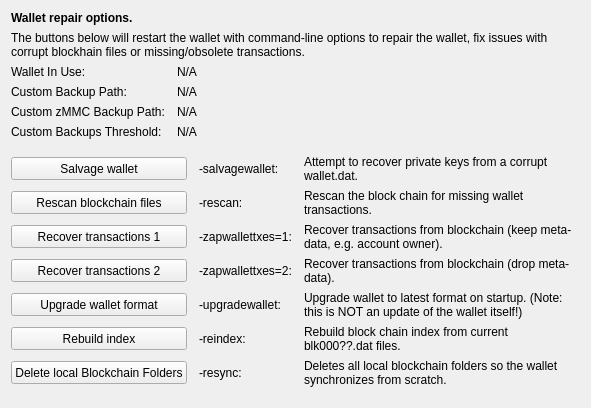
     <widget class="QWidget" name="tab_repair">
      <attribute name="title">
       <string>&amp;Wallet Repair</string>
      </attribute>
      <layout class="QGridLayout" name="gridLayout_4" columnstretch="0,0,0,0">
       <property name="horizontalSpacing">
        <number>12</number>
       </property>
       <item row="0" column="0" colspan="4">
        <widget class="QLabel" name="label_repair_header">
         <property name="font">
          <font>
           <weight>75</weight>
           <bold>true</bold>
          </font>
         </property>
         <property name="text">
          <string>Wallet repair options.</string>
         </property>
        </widget>
       </item>
       <item row="1" column="0" colspan="4">
        <widget class="QLabel" name="label_repair_helptext">
         <property name="font">
          <font>
           <weight>50</weight>
           <bold>false</bold>
          </font>
         </property>
         <property name="text">
          <string>The buttons below will restart the wallet with command-line options to repair the wallet, fix issues with corrupt blockhain files or missing/obsolete transactions.</string>
         </property>
         <property name="wordWrap">
          <bool>true</bool>
         </property>
        </widget>
       </item>
       <item row="2" column="0">
        <widget class="QLabel" name="wallet_path_label">
         <property name="text">
          <string>Wallet In Use:</string>
         </property>
        </widget>
       </item>
       <item row="2" column="1" colspan="3">
        <widget class="QLabel" name="wallet_path">
         <property name="cursor">
          <cursorShape>IBeamCursor</cursorShape>
         </property>
         <property name="text">
          <string>N/A</string>
         </property>
         <property name="textFormat">
          <enum>Qt::PlainText</enum>
         </property>
         <property name="textInteractionFlags">
          <set>Qt::LinksAccessibleByMouse|Qt::TextSelectableByKeyboard|Qt::TextSelectableByMouse</set>
         </property>
        </widget>
       </item>
       <item row="3" column="0">
        <widget class="QLabel" name="wallet_custombackuppath_label">
         <property name="visible">
          <bool>false</bool>
         </property>
         <property name="text">
          <string>Custom Backup Path:</string>
         </property>
        </widget>
       </item>
       <item row="3" column="1" colspan="3">
        <widget class="QLabel" name="wallet_custombackuppath">
         <property name="cursor">
          <cursorShape>IBeamCursor</cursorShape>
         </property>
         <property name="visible">
          <bool>false</bool>
         </property>
         <property name="text">
          <string>N/A</string>
         </property>
         <property name="textFormat">
          <enum>Qt::PlainText</enum>
         </property>
         <property name="textInteractionFlags">
          <set>Qt::LinksAccessibleByMouse|Qt::TextSelectableByKeyboard|Qt::TextSelectableByMouse</set>
         </property>
        </widget>
       </item>
       <item row="4" column="0">
        <widget class="QLabel" name="wallet_customzpivbackuppath_label">
         <property name="visible">
          <bool>false</bool>
         </property>
         <property name="text">
          <string>Custom zMMC Backup Path:</string>
         </property>
        </widget>
       </item>
       <item row="4" column="1" colspan="3">
        <widget class="QLabel" name="wallet_customzpivbackuppath">
         <property name="cursor">
          <cursorShape>IBeamCursor</cursorShape>
         </property>
         <property name="visible">
          <bool>false</bool>
         </property>
         <property name="text">
          <string>N/A</string>
         </property>
         <property name="textFormat">
          <enum>Qt::PlainText</enum>
         </property>
         <property name="textInteractionFlags">
          <set>Qt::LinksAccessibleByMouse|Qt::TextSelectableByKeyboard|Qt::TextSelectableByMouse</set>
         </property>
        </widget>
       </item>
       <item row="5" column="0">
        <widget class="QLabel" name="wallet_custombackupthreshold_label">
         <property name="visible">
          <bool>false</bool>
         </property>
         <property name="text">
          <string>Custom Backups Threshold:</string>
         </property>
        </widget>
       </item>
       <item row="5" column="1" colspan="3">
        <widget class="QLabel" name="wallet_custombackupthreshold">
         <property name="cursor">
          <cursorShape>IBeamCursor</cursorShape>
         </property>
         <property name="visible">
          <bool>false</bool>
         </property>
         <property name="text">
          <string>N/A</string>
         </property>
         <property name="textFormat">
          <enum>Qt::PlainText</enum>
         </property>
         <property name="textInteractionFlags">
          <set>Qt::LinksAccessibleByMouse|Qt::TextSelectableByKeyboard|Qt::TextSelectableByMouse</set>
         </property>
        </widget>
       </item>
       <item row="6" column="0">
        <spacer name="verticalSpacer_repair1">
         <property name="orientation">
          <enum>Qt::Vertical</enum>
         </property>
         <property name="sizeHint" stdset="0">
          <size>
           <width>10</width>
           <height>10</height>
          </size>
         </property>
        </spacer>
       </item>
       <item row="7" column="0" colspan="2">
        <widget class="QPushButton" name="btn_salvagewallet">
         <property name="minimumSize">
          <size>
           <width>100</width>
           <height>23</height>
          </size>
         </property>
         <property name="text">
          <string>Salvage wallet</string>
         </property>
        </widget>
       </item>
       <item row="7" column="2">
        <widget class="QLabel" name="label_repair_salvage_command">
         <property name="text">
          <string notr="true">-salvagewallet:</string>
         </property>
        </widget>
       </item>
       <item row="7" column="3">
        <widget class="QLabel" name="label_repair_salvage">
         <property name="text">
          <string>Attempt to recover private keys from a corrupt wallet.dat.</string>
         </property>
         <property name="wordWrap">
          <bool>true</bool>
         </property>
        </widget>
       </item>
       <item row="8" column="0" colspan="2">
        <widget class="QPushButton" name="btn_rescan">
         <property name="minimumSize">
          <size>
           <width>100</width>
           <height>23</height>
          </size>
         </property>
         <property name="text">
          <string>Rescan blockchain files</string>
         </property>
        </widget>
       </item>
       <item row="8" column="2">
        <widget class="QLabel" name="label_repair_rescan_command">
         <property name="text">
          <string notr="true">-rescan:</string>
         </property>
        </widget>
       </item>
       <item row="8" column="3">
        <widget class="QLabel" name="label_repair_rescan">
         <property name="text">
          <string>Rescan the block chain for missing wallet transactions.</string>
         </property>
         <property name="wordWrap">
          <bool>true</bool>
         </property>
        </widget>
       </item>
       <item row="9" column="0" colspan="2">
        <widget class="QPushButton" name="btn_zapwallettxes1">
         <property name="minimumSize">
          <size>
           <width>100</width>
           <height>23</height>
          </size>
         </property>
         <property name="text">
          <string>Recover transactions 1</string>
         </property>
        </widget>
       </item>
       <item row="9" column="2">
        <widget class="QLabel" name="label_repair_zap1_command">
         <property name="text">
          <string notr="true">-zapwallettxes=1:</string>
         </property>
        </widget>
       </item>
       <item row="9" column="3">
        <widget class="QLabel" name="label_repair_zap1">
         <property name="text">
          <string>Recover transactions from blockchain (keep meta-data, e.g. account owner).</string>
         </property>
         <property name="wordWrap">
          <bool>true</bool>
         </property>
        </widget>
       </item>
       <item row="10" column="0" colspan="2">
        <widget class="QPushButton" name="btn_zapwallettxes2">
         <property name="minimumSize">
          <size>
           <width>100</width>
           <height>23</height>
          </size>
         </property>
         <property name="text">
          <string>Recover transactions 2</string>
         </property>
        </widget>
       </item>
       <item row="10" column="2">
        <widget class="QLabel" name="label_repair_zap2_command">
         <property name="text">
          <string notr="true">-zapwallettxes=2:</string>
         </property>
        </widget>
       </item>
       <item row="10" column="3">
        <widget class="QLabel" name="label_repair_zap2">
         <property name="text">
          <string>Recover transactions from blockchain (drop meta-data).</string>
         </property>
         <property name="wordWrap">
          <bool>true</bool>
         </property>
        </widget>
       </item>
       <item row="11" column="0" colspan="2">
        <widget class="QPushButton" name="btn_upgradewallet">
         <property name="minimumSize">
          <size>
           <width>100</width>
           <height>23</height>
          </size>
         </property>
         <property name="text">
          <string>Upgrade wallet format</string>
         </property>
        </widget>
       </item>
       <item row="11" column="2">
        <widget class="QLabel" name="label_repair_upgrade_command">
         <property name="text">
          <string notr="true">-upgradewallet:</string>
         </property>
        </widget>
       </item>
       <item row="11" column="3">
        <widget class="QLabel" name="label_repair_upgrade">
         <property name="text">
          <string>Upgrade wallet to latest format on startup. (Note: this is NOT an update of the wallet itself!)</string>
         </property>
         <property name="wordWrap">
          <bool>true</bool>
         </property>
        </widget>
       </item>
       <item row="12" column="0" colspan="2">
        <widget class="QPushButton" name="btn_reindex">
         <property name="minimumSize">
          <size>
           <width>100</width>
           <height>23</height>
          </size>
         </property>
         <property name="text">
          <string>Rebuild index</string>
         </property>
        </widget>
       </item>
       <item row="12" column="2">
        <widget class="QLabel" name="label_repair_reindex_command">
         <property name="text">
          <string notr="true">-reindex:</string>
         </property>
        </widget>
       </item>
       <item row="12" column="3">
        <widget class="QLabel" name="label_repair_reindex">
         <property name="text">
          <string>Rebuild block chain index from current blk000??.dat files.</string>
         </property>
         <property name="wordWrap">
          <bool>true</bool>
         </property>
        </widget>
       </item>
       <item row="13" column="0" colspan="2">
        <widget class="QPushButton" name="btn_resync">
         <property name="minimumSize">
          <size>
           <width>100</width>
           <height>23</height>
          </size>
         </property>
         <property name="text">
          <string>Delete local Blockchain Folders</string>
         </property>
        </widget>
       </item>
       <item row="13" column="2">
        <widget class="QLabel" name="label_repair_resync_command">
         <property name="text">
          <string>-resync:</string>
         </property>
        </widget>
       </item>
       <item row="13" column="3">
        <widget class="QLabel" name="label_repair_resync">
         <property name="text">
          <string>Deletes all local blockchain folders so the wallet synchronizes from scratch.</string>
         </property>
         <property name="wordWrap">
          <bool>true</bool>
         </property>
        </widget>
       </item>
       <item row="14" column="0">
        <spacer name="verticalSpacer_repair2">
         <property name="orientation">
          <enum>Qt::Vertical</enum>
         </property>
         <property name="sizeHint" stdset="0">
          <size>
           <width>20</width>
           <height>10</height>
          </size>
         </property>
        </spacer>
       </item>
      </layout>
     </widget>
